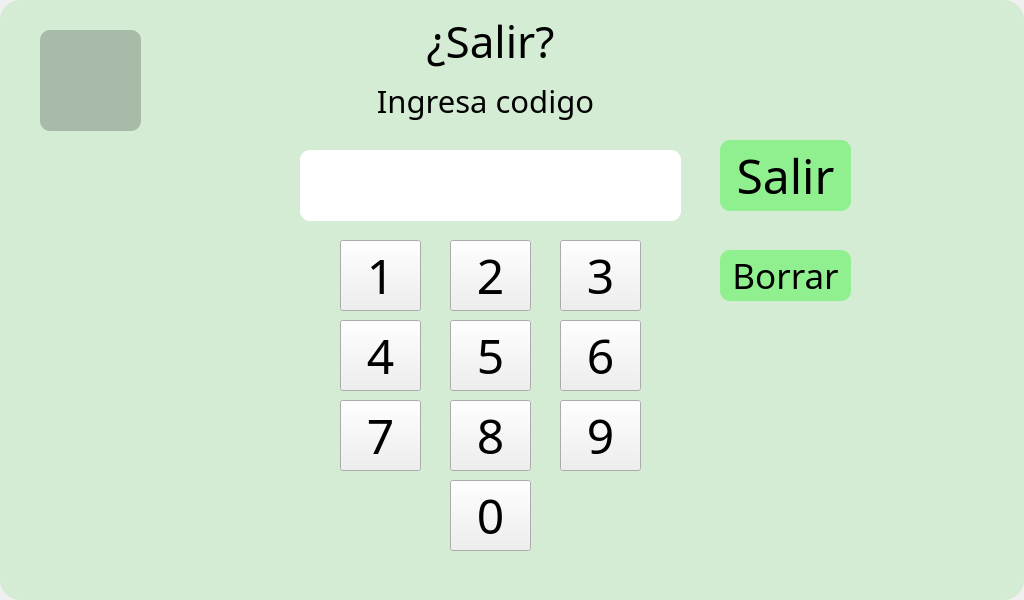
<?xml version="1.0" encoding="UTF-8"?>
<ui version="4.0">
 <class>cerrarventanas</class>
 <widget class="QMainWindow" name="cerrarventanas">
  <property name="geometry">
   <rect>
    <x>0</x>
    <y>0</y>
    <width>1024</width>
    <height>600</height>
   </rect>
  </property>
  <property name="font">
   <font>
    <family>MS UI Gothic</family>
   </font>
  </property>
  <property name="cursor">
   <cursorShape>ArrowCursor</cursorShape>
  </property>
  <property name="contextMenuPolicy">
   <enum>Qt::ActionsContextMenu</enum>
  </property>
  <property name="windowTitle">
   <string>PET-EATER</string>
  </property>
  <property name="windowIcon">
   <iconset theme="PET">
    <normaloff>:/icono/PET.png</normaloff>:/icono/PET.png</iconset>
  </property>
  <property name="styleSheet">
   <string notr="true"/>
  </property>
  <widget class="QWidget" name="centralwidget">
   <widget class="QFrame" name="fondo">
    <property name="geometry">
     <rect>
      <x>0</x>
      <y>0</y>
      <width>1024</width>
      <height>600</height>
     </rect>
    </property>
    <property name="styleSheet">
     <string notr="true">QFrame{
	
	
	background-color: rgb(212, 236, 212);
	border-radius:20px;
}</string>
    </property>
    <property name="frameShape">
     <enum>QFrame::StyledPanel</enum>
    </property>
    <property name="frameShadow">
     <enum>QFrame::Raised</enum>
    </property>
    <widget class="QLabel" name="label">
     <property name="geometry">
      <rect>
       <x>410</x>
       <y>10</y>
       <width>161</width>
       <height>61</height>
      </rect>
     </property>
     <property name="font">
      <font>
       <family>Century Gothic</family>
       <pointsize>33</pointsize>
      </font>
     </property>
     <property name="text">
      <string>¿Salir?</string>
     </property>
     <property name="alignment">
      <set>Qt::AlignCenter</set>
     </property>
    </widget>
    <widget class="QLabel" name="label_2">
     <property name="geometry">
      <rect>
       <x>330</x>
       <y>80</y>
       <width>311</width>
       <height>41</height>
      </rect>
     </property>
     <property name="font">
      <font>
       <family>Century Gothic</family>
       <pointsize>23</pointsize>
      </font>
     </property>
     <property name="text">
      <string>Ingresa codigo</string>
     </property>
     <property name="alignment">
      <set>Qt::AlignCenter</set>
     </property>
    </widget>
    <widget class="QPushButton" name="uno">
     <property name="geometry">
      <rect>
       <x>340</x>
       <y>240</y>
       <width>81</width>
       <height>71</height>
      </rect>
     </property>
     <property name="font">
      <font>
       <family>Century Gothic</family>
       <pointsize>36</pointsize>
      </font>
     </property>
     <property name="text">
      <string>1</string>
     </property>
    </widget>
    <widget class="QPushButton" name="dos">
     <property name="geometry">
      <rect>
       <x>450</x>
       <y>240</y>
       <width>81</width>
       <height>71</height>
      </rect>
     </property>
     <property name="font">
      <font>
       <family>Century Gothic</family>
       <pointsize>36</pointsize>
      </font>
     </property>
     <property name="text">
      <string>2</string>
     </property>
    </widget>
    <widget class="QPushButton" name="tres">
     <property name="geometry">
      <rect>
       <x>560</x>
       <y>240</y>
       <width>81</width>
       <height>71</height>
      </rect>
     </property>
     <property name="font">
      <font>
       <family>Century Gothic</family>
       <pointsize>36</pointsize>
      </font>
     </property>
     <property name="text">
      <string>3</string>
     </property>
    </widget>
    <widget class="QPushButton" name="cuatro">
     <property name="geometry">
      <rect>
       <x>340</x>
       <y>320</y>
       <width>81</width>
       <height>71</height>
      </rect>
     </property>
     <property name="font">
      <font>
       <family>Century Gothic</family>
       <pointsize>36</pointsize>
      </font>
     </property>
     <property name="text">
      <string>4</string>
     </property>
    </widget>
    <widget class="QPushButton" name="cinco">
     <property name="geometry">
      <rect>
       <x>450</x>
       <y>320</y>
       <width>81</width>
       <height>71</height>
      </rect>
     </property>
     <property name="font">
      <font>
       <family>Century Gothic</family>
       <pointsize>36</pointsize>
      </font>
     </property>
     <property name="text">
      <string>5</string>
     </property>
    </widget>
    <widget class="QPushButton" name="seis">
     <property name="geometry">
      <rect>
       <x>560</x>
       <y>320</y>
       <width>81</width>
       <height>71</height>
      </rect>
     </property>
     <property name="font">
      <font>
       <family>Century Gothic</family>
       <pointsize>36</pointsize>
      </font>
     </property>
     <property name="text">
      <string>6</string>
     </property>
    </widget>
    <widget class="QPushButton" name="siete">
     <property name="geometry">
      <rect>
       <x>340</x>
       <y>400</y>
       <width>81</width>
       <height>71</height>
      </rect>
     </property>
     <property name="font">
      <font>
       <family>Century Gothic</family>
       <pointsize>36</pointsize>
      </font>
     </property>
     <property name="text">
      <string>7</string>
     </property>
    </widget>
    <widget class="QPushButton" name="ocho">
     <property name="geometry">
      <rect>
       <x>450</x>
       <y>400</y>
       <width>81</width>
       <height>71</height>
      </rect>
     </property>
     <property name="font">
      <font>
       <family>Century Gothic</family>
       <pointsize>36</pointsize>
      </font>
     </property>
     <property name="text">
      <string>8</string>
     </property>
    </widget>
    <widget class="QPushButton" name="nueve">
     <property name="geometry">
      <rect>
       <x>560</x>
       <y>400</y>
       <width>81</width>
       <height>71</height>
      </rect>
     </property>
     <property name="font">
      <font>
       <family>Century Gothic</family>
       <pointsize>36</pointsize>
      </font>
     </property>
     <property name="text">
      <string>9</string>
     </property>
    </widget>
    <widget class="QPushButton" name="cero">
     <property name="geometry">
      <rect>
       <x>450</x>
       <y>480</y>
       <width>81</width>
       <height>71</height>
      </rect>
     </property>
     <property name="font">
      <font>
       <family>Century Gothic</family>
       <pointsize>36</pointsize>
      </font>
     </property>
     <property name="text">
      <string>0</string>
     </property>
    </widget>
    <widget class="QPushButton" name="regresar">
     <property name="geometry">
      <rect>
       <x>40</x>
       <y>30</y>
       <width>101</width>
       <height>101</height>
      </rect>
     </property>
     <property name="font">
      <font>
       <family>URW Gothic [UKWN]</family>
       <pointsize>22</pointsize>
      </font>
     </property>
     <property name="styleSheet">
      <string notr="true">color: rgb(167, 186, 167);
color: rgb(255, 255, 255);
image: url(:/imagenes/regresar.png);
background-color: rgb(168, 186, 168);
border-radius:10px;</string>
     </property>
     <property name="text">
      <string/>
     </property>
    </widget>
    <widget class="QPushButton" name="finalizar">
     <property name="geometry">
      <rect>
       <x>720</x>
       <y>140</y>
       <width>131</width>
       <height>71</height>
      </rect>
     </property>
     <property name="font">
      <font>
       <family>Century Gothic</family>
       <pointsize>36</pointsize>
      </font>
     </property>
     <property name="styleSheet">
      <string notr="true">background-color: rgb(144, 240, 144);
border-radius: 10px;</string>
     </property>
     <property name="text">
      <string>Salir</string>
     </property>
    </widget>
    <widget class="QPushButton" name="borrar">
     <property name="geometry">
      <rect>
       <x>720</x>
       <y>250</y>
       <width>131</width>
       <height>51</height>
      </rect>
     </property>
     <property name="font">
      <font>
       <family>Century Gothic</family>
       <pointsize>26</pointsize>
      </font>
     </property>
     <property name="styleSheet">
      <string notr="true">background-color: rgb(144, 240, 144);
border-radius: 10px;</string>
     </property>
     <property name="text">
      <string>Borrar</string>
     </property>
    </widget>
    <widget class="QLabel" name="respuesta">
     <property name="geometry">
      <rect>
       <x>50</x>
       <y>230</y>
       <width>211</width>
       <height>261</height>
      </rect>
     </property>
     <property name="font">
      <font>
       <pointsize>19</pointsize>
      </font>
     </property>
     <property name="styleSheet">
      <string notr="true">color: rgb(255, 0, 0);</string>
     </property>
     <property name="text">
      <string/>
     </property>
     <property name="alignment">
      <set>Qt::AlignCenter</set>
     </property>
    </widget>
    <widget class="QLineEdit" name="password">
     <property name="geometry">
      <rect>
       <x>300</x>
       <y>150</y>
       <width>381</width>
       <height>71</height>
      </rect>
     </property>
     <property name="font">
      <font>
       <family>PibotoLt</family>
       <pointsize>37</pointsize>
      </font>
     </property>
     <property name="styleSheet">
      <string notr="true">border-radius:10px;</string>
     </property>
     <property name="text">
      <string/>
     </property>
     <property name="echoMode">
      <enum>QLineEdit::Password</enum>
     </property>
     <property name="alignment">
      <set>Qt::AlignRight|Qt::AlignTrailing|Qt::AlignVCenter</set>
     </property>
     <property name="dragEnabled">
      <bool>false</bool>
     </property>
    </widget>
   </widget>
  </widget>
 </widget>
 <resources>
  <include location="pruebas/hmi/menu v1/menufinal/imag.qrc"/>
  <include location="imag.qrc"/>
 </resources>
 <connections/>
</ui>
